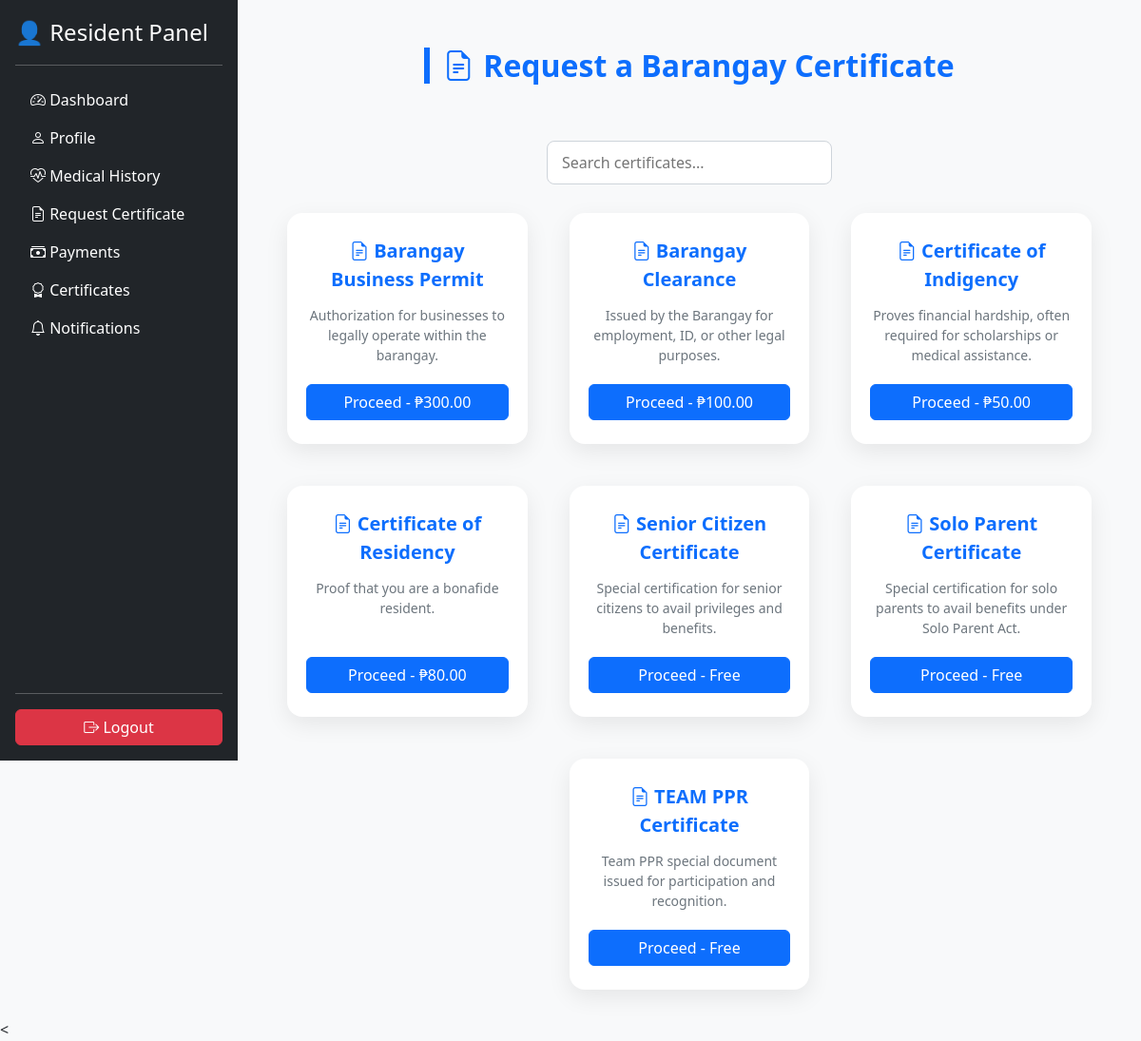
The page /resident/request.php (signed in) on the database its author committed.
### tables this page shows
CREATE TABLE `certificate_type` (
  `cert_type_id` varchar(15) NOT NULL,
  `cert_name` varchar(100) DEFAULT NULL,
  `description` text DEFAULT NULL,
  `requirements` text DEFAULT NULL,
  `certificate_template` varchar(255) DEFAULT NULL,
  `fee` decimal(10,2) DEFAULT 0.00
);

### resident/request.php (the view, shortened to what this page needs)
<?php
include("../config/db.php");
?>
<?php include("../includes/header.php"); ?>
<?php include("../includes/sidebar_resident.php"); ?>
<div class="content-wrapper">
    <h2 class="page-title"><i class="bi bi-file-earmark-text"></i> Request a Barangay Certificate</h2>
    <input type="text" id="certSearch" placeholder="Search certificates...">
    <div class="row g-4 justify-content-center" id="certContainer">
        <?php
        $sql = "SELECT * FROM certificate_type ORDER BY cert_name ASC";
        $result = $conn->query($sql);
        if($result && $result->num_rows > 0):
            while($cert = $result->fetch_assoc()):
                $icon = !empty($cert['icon']) ? $cert['icon'] : 'bi-file-earmark-text';
        ?>
        <div class="col-lg-4 col-md-6 col-sm-12 cert-item">
            <div class="cert-card"
                 data-name="<?= htmlspecialchars($cert['cert_name'], ENT_QUOTES) ?>"
                 data-desc="<?= htmlspecialchars($cert['description'], ENT_QUOTES) ?>"
                 data-fee="<?= $cert['fee'] ?>"
                 data-id="<?= $cert['cert_type_id'] ?>">
                <div class="cert-title">
                    <i class="bi <?= htmlspecialchars($icon, ENT_QUOTES) ?>"></i>
                    <?= htmlspecialchars($cert['cert_name'], ENT_QUOTES) ?>
                </div>
                <p class="cert-desc"><?= htmlspecialchars($cert['description'], ENT_QUOTES) ?></p>
                <button type="button" class="btn btn-primary">
                    <?= $cert['fee'] > 0 ? "Proceed - ₱" . number_format($cert['fee'],2) : "Proceed - Free" ?>
                </button>
            </div>
        </div>
        <?php
            endwhile;
        else:
        ?>
        <p>No certificates available.</p>
        <?php endif; ?>
    </div>
</div>
<
</div>
<?php include("../includes/footer.php"); ?>

### includes/header.php (style rules this page uses)
body { background: #f8f9fa; }

### resident/request.php (style rules this page uses)
html, body { overflow-x:hidden; font-family:"Segoe UI", Arial, sans-serif; background:#f8f9fa; color:#212529; margin:0; padding:0; }
.content-wrapper { display:flex; flex-direction:column; align-items:center; padding:30px; min-height:100vh; margin-left:250px; width:calc(100% - 250px); box-sizing:border-box; }
.page-title { font-weight:700; color:#0d6efd; margin-top:20px; margin-bottom:60px; border-left:6px solid #0d6efd; padding-left:14px; display:flex; gap:10px; }
.row.g-4 { display:flex; flex-wrap:wrap; gap:20px; justify-content:center; max-width:1200px; width:100%; align-items:stretch; }
.cert-item { flex:0 1 calc(33.333% - 20px); display:flex; box-sizing:border-box; }
.cert-card { background:#fff; border-radius:16px; padding:25px 20px; display:flex; flex-direction:column; justify-content:space-between; cursor:pointer; flex:1; box-shadow:0 8px 25px rgba(0,0,0,0.08); transition: transform 0.3s ease, box-shadow 0.3s ease; }
.cert-title { font-size:20px; font-weight:700; color:#0d6efd; margin-bottom:12px; text-align:center; }
.cert-desc { font-size:14px; color:#6c757d; text-align:center; margin-bottom:20px; flex-grow:1; }
#certSearch { margin-bottom:30px; padding:10px 15px; width:300px; border-radius:8px; border:1px solid #ced4da; transition:all 0.2s ease; }

### rows shown on the page
certificate_type: cert_name "Barangay Business Permit", description "Authorization for businesses to legally operate within the barangay.", fee "300.00"
certificate_type: cert_name "Barangay Clearance", description "Issued by the Barangay for employment, ID, or other legal purposes.", fee "100.00"
certificate_type: cert_name "Certificate of Indigency", description "Proves financial hardship, often required for scholarships or medical assistance.", fee "50.00"
certificate_type: cert_name "Certificate of Residency", description "Proof that you are a bonafide resident.", fee "80.00"
certificate_type: cert_name "Senior Citizen Certificate", description "Special certification for senior citizens to avail privileges and benefits.", fee "Proceed - Free"
certificate_type: cert_name "Solo Parent Certificate", description "Special certification for solo parents to avail benefits under Solo Parent Act.", fee "Proceed - Free"
certificate_type: cert_name "TEAM PPR Certificate", description "Team PPR special document issued for participation and recognition.", fee "Proceed - Free"
